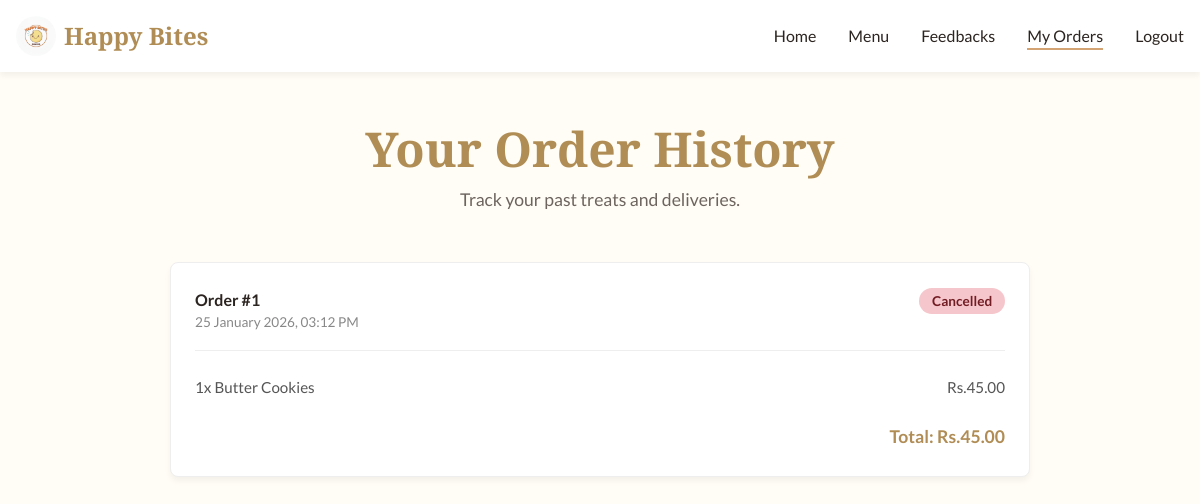
The page /my_orders (signed in) on the database its author committed.
### app1.py (models this page shows)
class Order(db.Model):
    id = db.Column(db.Integer, primary_key=True)
    timestamp = db.Column(db.DateTime, default=datetime.utcnow)
    customer_name = db.Column(db.String(100), nullable=False)
    customer_phone = db.Column(db.String(20), nullable=False)
    customer_address = db.Column(db.Text, nullable=True) # Added address field
    total = db.Column(db.String(20), nullable=False)
    status = db.Column(db.String(20), default='Pending')
    user_id = db.Column(db.Integer, db.ForeignKey('user.id'), nullable=True)
    items = db.relationship('OrderItem', backref='order', lazy=True)

class OrderItem(db.Model):
    id = db.Column(db.Integer, primary_key=True)
    order_id = db.Column(db.Integer, db.ForeignKey('order.id'), nullable=False)
    name = db.Column(db.String(100), nullable=False)
    price = db.Column(db.Float, nullable=False)
    quantity = db.Column(db.Integer, default=1)

### app1.py (the view)
@app.route('/my_orders')
def my_orders():
    if not session.get('user_logged_in'):
        return redirect(url_for('login'))
    user = User.query.filter_by(username=session['username']).first()
    if not user:
        return redirect(url_for('login'))
    user_orders = Order.query.filter_by(user_id=user.id).order_by(Order.timestamp.desc()).all()
    return render_template('my_orders.html', orders=user_orders)

### app1.py (called while the page is built)
@app.context_processor
def inject_settings():
    settings = StoreSettings.query.first()
    if not settings:
        settings = StoreSettings()
        db.session.add(settings)
        db.session.commit()
    return dict(store_settings=settings)

### templates/my_orders.html (shortened to what this page needs)
<!DOCTYPE html>
<html lang="en">
<head>
    <link rel="stylesheet" href="/static/style.css">
</head>
<body>
    <nav class="navbar scrolled" id="navbar">
        <div class="container nav-container">
            <a href="/" class="logo">
                <img src="static/assets/images/logo.jpeg" alt="Happy Bites Logo" class="logo-img">
                <span class="logo-text">Happy Bites</span>
            </a>
            <ul class="nav-links">
                <li><a href="/" class="nav-link">Home</a></li>
                <li><a href="/menu" class="nav-link">Menu</a></li>
                <li><a href="/feedbacks" class="nav-link">Feedbacks</a></li>
                <li><a href="/my_orders" class="nav-link active">My Orders</a></li>
                <li><a href="/logout" class="nav-link">Logout</a></li>
            </ul>
        </div>
    </nav>
    <div class="orders-container">
        <h1 class="section-title text-center">Your Order History</h1>
        <p class="section-desc text-center" style="margin-bottom: 3rem;">Track your past treats and deliveries.</p>
        {% if orders %}
        {% for order in orders %}
        <div class="order-card">
            <div class="order-header">
                <div>
                    <strong>Order #{{ order.id }}</strong>
                    <div style="font-size: 0.85rem; color: #888;">{{ order.timestamp.strftime('%d %B %Y, %I:%M %p') }}
                    </div>
                </div>
                <div>
                    <span class="order-status status-{{ order.status }}">{{ order.status }}</span>
                </div>
            </div>
            <div class="item-list">
                {% for item in order.items %}
                <div class="item-row">
                    <span>{{ item.quantity }}x {{ item.name }}</span>
                    <span>Rs.{{ "%.2f"|format(item.price) }}</span>
                </div>
                {% endfor %}
            </div>
            <div style="text-align: right; font-weight: bold; font-size: 1.1rem; color: var(--primary-dark);">
                Total: {{ order.total }}
            </div>
        </div>
        {% endfor %}
        {% else %}
        <div class="text-center" style="padding: 3rem;">
            <p style="font-size: 1.2rem; margin-bottom: 1rem;">You haven't placed any orders yet.</p>
            <a href="/menu" class="btn btn-primary">Start Ordering</a>
        </div>
        {% endif %}
    </div>
</body>
</html>

### static/style.css (style rules this page uses)
:root { --primary: #D4A373; --primary-dark: #b08d55; --secondary: #FEFAE0; --accent: #FAEDCD; --text-dark: #2c2420; --text-light: #6d645f; --white: #ffffff; --light-bg: #FFFDF5; --gradient-hero: linear-gradient(135deg, rgba(0, 0, 0, 0.4) 0%, rgba(0, 0, 0, 0.1) 100%); --gradient-gold: linear-gradient(45deg, #D4A373, #FAEDCD); --font-heading: 'Playfair Display', serif; --font-body: 'Lato', sans-serif; --container-width: 1200px; --spacing-xs: 0.5rem; --spacing-sm: 1rem; --spacing-md: 2rem; --spacing-lg: 4rem; --shadow-sm: 0 4px 6px rgba(0, 0, 0, 0.05); --shadow-md: 0 10px 15px rgba(0, 0, 0, 0.1); --shadow-lg: 0 20px 25px rgba(0, 0, 0, 0.15); --radius: 12px; --transition: all 0.3s cubic-bezier(0.4, 0, 0.2, 1); }
*, *::before, *::after { margin: 0; padding: 0; box-sizing: border-box; }
html { scroll-behavior: smooth; font-size: 16px; }
body { font-family: var(--font-body), system-ui, sans-serif; background-color: var(--light-bg); color: var(--text-dark); line-height: 1.6; overflow-x: hidden; }
h1, h2, h3, h4 { font-family: var(--font-heading); font-weight: 700; line-height: 1.2; }
a { text-decoration: none; color: inherit; transition: var(--transition); }
ul { list-style: none; }
img { max-width: 100%; display: block; }
.container { max-width: var(--container-width); margin: 0 auto; padding: 0 var(--spacing-sm); }
.text-center { text-align: center; }
.navbar { position: fixed; top: 0; left: 0; width: 100%; z-index: 1000; padding: 1.5rem 0; transition: var(--transition); background: transparent; }
.navbar.scrolled { background: rgba(255, 255, 255, 0.95); backdrop-filter: blur(10px); box-shadow: var(--shadow-sm); padding: 1rem 0; }
.nav-container { display: flex; justify-content: space-between; align-items: center; }
.logo { display: flex; align-items: center; gap: 0.5rem; font-family: var(--font-heading); font-size: 1.5rem; font-weight: 700; color: var(--primary); }
.navbar.scrolled .logo { color: var(--primary-dark); }
.logo-img { height: 40px; width: 40px; border-radius: 50%; object-fit: cover; }
.nav-links { display: flex; gap: 2rem; }
.nav-link { font-size: 1rem; font-weight: 500; position: relative; color: var(--white); }
.navbar.scrolled .nav-link { color: var(--text-dark); }
.nav-link::after { content: ''; position: absolute; bottom: -5px; left: 0; width: 0%; height: 2px; background-color: var(--primary); transition: width 0.3s ease; }
.nav-link:hover::after, .nav-link.active::after { width: 100%; }
.section-title { font-size: 3rem; margin-bottom: 0.5rem; color: var(--primary-dark); }
.section-desc { color: var(--text-light); font-size: 1.1rem; }

### templates/my_orders.html (style rules this page uses)
.orders-container { padding: 120px 20px 60px; max-width: 900px; margin: 0 auto; }
.order-card { background: white; border-radius: 8px; box-shadow: 0 4px 6px rgba(0, 0, 0, 0.05); padding: 1.5rem; margin-bottom: 1.5rem; border: 1px solid #eee; }
.order-header { display: flex; justify-content: space-between; border-bottom: 1px solid #eee; padding-bottom: 1rem; margin-bottom: 1rem; flex-wrap: wrap; gap: 1rem; }
.order-status { padding: 0.3rem 0.8rem; border-radius: 20px; font-size: 0.85rem; font-weight: bold; }
.status-Cancelled { background: #f5c6cb; color: #721c24; }
.item-list { margin-bottom: 1rem; }
.item-row { display: flex; justify-content: space-between; padding: 0.5rem 0; font-size: 0.95rem; color: #555; }

### rows shown on the page
Order: id "1", timestamp "25 January 2026, 03:12 PM", status "Cancelled", total "Rs.45.00"
OrderItem: quantity "1", name "Butter Cookies", price "45.00"
